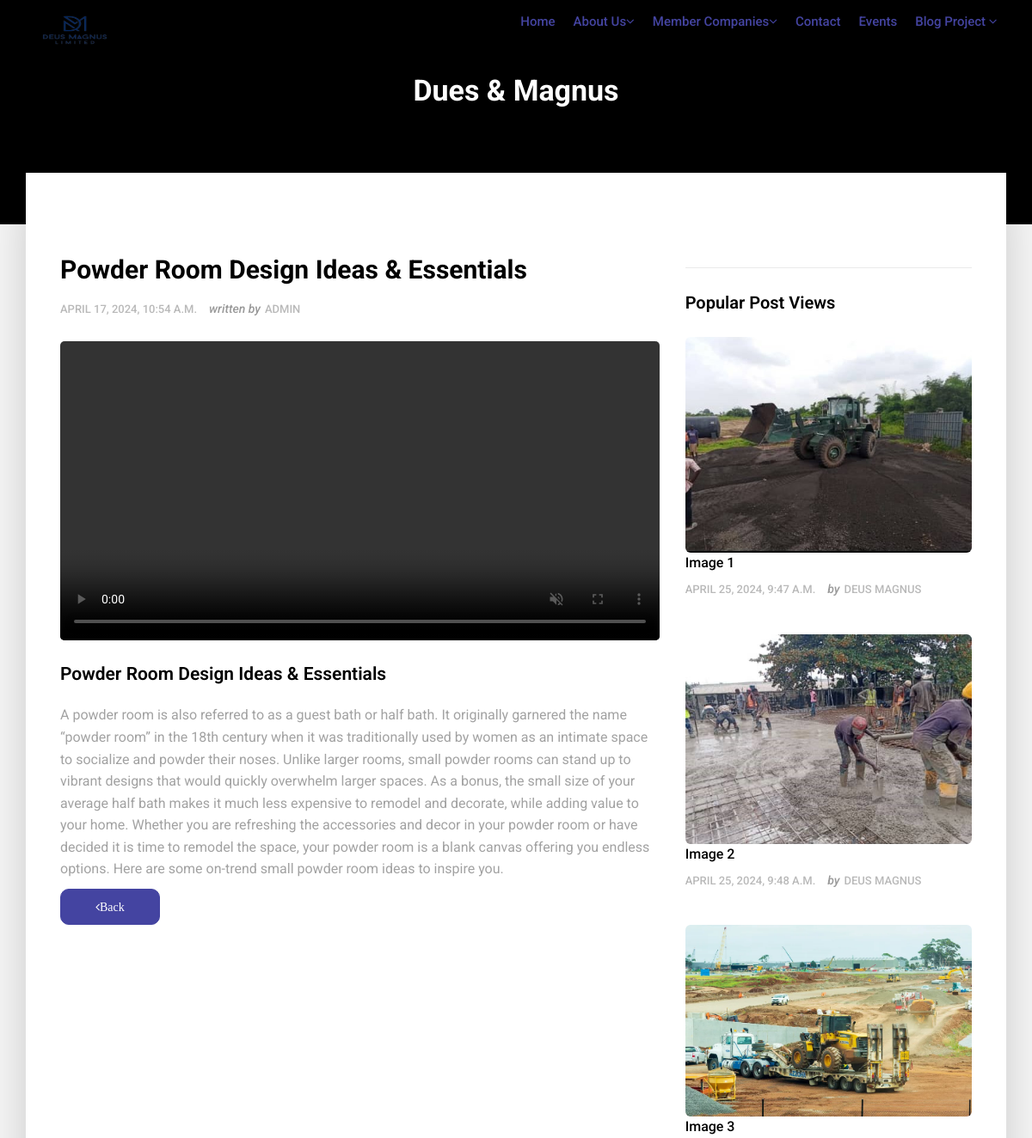
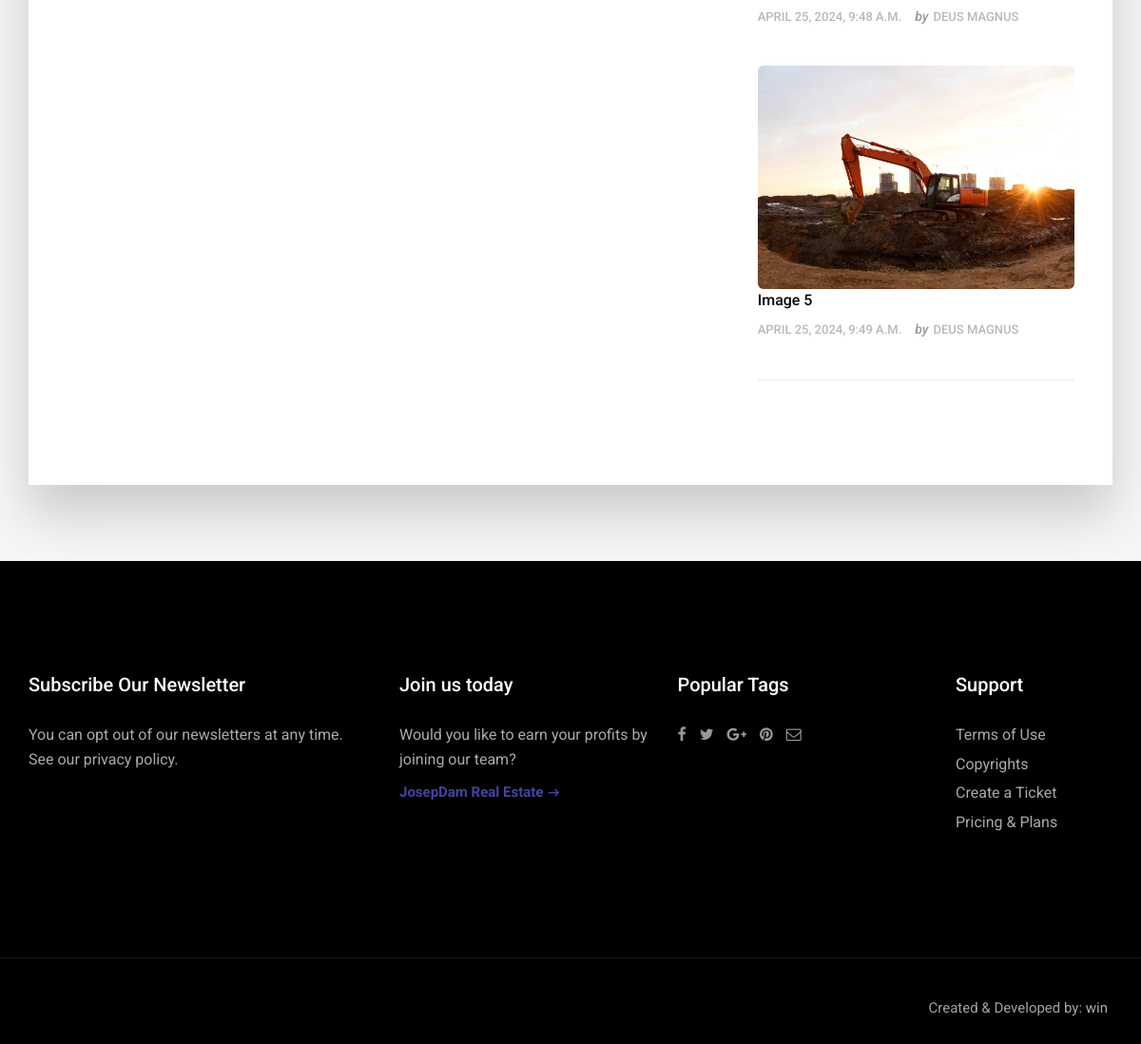
Screenshot of /article/2/ with the database file from the repository (2 pictures, top to bottom).
### deus_magnus/models.py (models this page shows, shortened)
class DeusMagnusMainPost(models.Model):
    deus_magnus_title = models.CharField(max_length=255, blank=True, null=True)
    deus_magnus_description = models.TextField()
    deus_magnus_slug = models.SlugField (max_length=255,blank=True, null=True)
    deus_manus_video = models.FileField(upload_to='videos/')
    deus_magnus_publish_date = models.DateTimeField (auto_now_add= True)
    deus_magnus_author = models.ForeignKey(User, on_delete=models.CASCADE)
    class Meta:
        ordering =['-deus_magnus_publish_date']

class VideoSubImage(models.Model):
    video_sub_title = models.CharField(max_length=200, blank=True, null=True)
    video_sub_description = models.TextField()
    video_sub_slug = models.SlugField (max_length=255,blank=True, null=True)
    video_sub_image = models.ImageField(upload_to='video_sub_images/')
    video_sub_publish_date = models.DateTimeField (auto_now_add= True)
    video_sub_author = models.ForeignKey(User, on_delete=models.CASCADE)
    class Meta:
        ordering =['video_sub_publish_date']

### deus_magnus/views.py (the view, shortened to what this page needs)
# urls.py: path('article/<int:pk>/', ArticleDetailView.as_view(), name="detail"),
class ArticleDetailView(DetailView):
    model = DeusMagnusMainPost
    template_name = 'deus_magnus/article_detail.html'
    def get_context_data(self, **kwargs):
        context = super().get_context_data(**kwargs)
        context['sub_v_imgs'] = VideoSubImage.objects.all()
        return context

### templates/deus_magnus/article_detail.html (shortened to what this page needs)
{% extends "base.html" %}
{% load static %}
{% block content%}
<section class="section db p120">
    <div class="container">
        <div class="row">
            <div class="col-md-12">
                <div class="tagline-message page-title text-center">
                    <h3>Dues & Magnus</h3>
                </div>
            </div>
        </div>
    </div>
</section>
<section class="section gb nopadtop">
    <div class="container">
        <div class="boxed">
            <div class="row">
                <div class="col-md-8">
                    <div class="content blog-list">
                        <div class="blog-wrapper clearfix">
                            <div class="blog-meta">
                                <h3>{{ object.deus_magnus_title }}</h3>
                                <ul class="list-inline">
                                    <li>{{ object.deus_magnus_publish_date }}</li>
                                    <li><span>written by</span>{{ object.deus_magnus_author }}</li>
                                </ul>
                            </div>
                            <div class="blog-media">
                                <video autoplay muted playsinline loop width="100%"style="border-radius: 5px;" controls >
                                    <source src="{{ object.deus_manus_video.url }}" type="video/mp4">
                                </video>
                            </div>
                            <div class="blog-desc-big">
                                <p class="lead">{{ object.deus_magnus_title }}</p>
                                <p>{{ object.deus_magnus_description }}</p>
                            </div>
                        </div>
                        <div class="btn-wrapper">
                            <a href="{% url 'home' %}" class="btn btn-primary"style="border-radius: 10px;"><i class="fa fa-angle-left">Back</i></a>
                        </div>
                    </div>
                </div>
                <div class="sidebar col-md-4">
                    <div class="widget clearfix">
                    </div>
                    <div class="widget clearfix">
                        <h3 class="widget-title">Popular Post Views</h3>
                            <div class="post-widget">
                                {% for sub_v_img in sub_v_imgs %}
                                <div class="media">
                                    <a href="{% url 'sub_video_img_detail' pk=sub_v_img.pk %}">
                                    <img src="{{ sub_v_img.video_sub_image.url }}"height="20px" alt="" class="img-responsive alignleft img-rounded">
                                    </a>
                                    <div class="media-body">
                                        <h5 class="mt-0"><a href="{% url 'sub_video_img_detail' pk=sub_v_img.pk %}">{{ sub_v_img.video_sub_title }}</a></h5>
                                        <div class="blog-meta">
                                            <ul class="list-inline">
                                                <li>{{ sub_v_img.video_sub_publish_date }}</li>
                                                <li><span>by</span>Deus Magnus</li>
                                            </ul>
                                        </div>
                                    </div>
                                </div>
                                {% endfor %}
                            </div>
                    </div>
                </div>
            </div>
        </div>
    </div>
</section>
{% endblock %}

### static/css/style.css (style rules this page uses)
body { background-color: #f6f6f6; line-height: 1.6; font-size: 16px; color: #a2a2a2; }
body, p, li, a { font-family: 'Roboto', sans-serif; }
.course-details h4 a, .readmore, .testimonial strong, h1, h2, h3, h4, h5, h6 { color: #000; }
h1, h2, h3, h4, h5, h6 { line-height: 1.5; }
.cop-logo img, a { color: #000; text-decoration: none !important; -webkit-transition: all ease 0.3s; -moz-transition: all ease 0.3s; transition: all ease 0.3s; }
.page-title h3 { margin-bottom: 10px !important; }
.boxed { box-shadow: 0 30px 50px 0 rgba(1, 1, 1, 0.18); padding: 8rem 4rem 8rem; background-color: #ffffff; margin-top: -60px; }
.section { background-color: #ffffff; padding: 8rem 0; position: relative; display: block; }
.section.gb { background-color: #f6f6f6; }
.section.db { background-color: #000000; }
.nopadtop { padding-top: 0 !important; }
.sidebar .widget { margin-bottom: 30px; padding-bottom: 30px; border-bottom: 1px solid #eaeaea; }
.sidebar .widget-title { font-weight: 600; color: #000000; }
.sidebar .alignleft { float: left; margin-right: 20px; }
.sidebar .mt-0 { font-size: 16px; padding: 0; margin-bottom: 5px; margin-top: 0; }
.sidebar .media { display: block; margin-bottom: 30px; }
.sidebar .media:last-child { margin-bottom: 0; }
.blog-list { padding-bottom: 30px; margin-bottom: 30px; }
.blog-meta .list-inline li span { font-style: italic; color: #999; text-transform: none; letter-spacing: 0; font-size: 14px; padding-right: 5px; }
.blog-meta h3 { padding: 0; margin: 10px 0; font-size: 30px; font-weight: 700; }
.blog-meta small, .blog-meta .list-inline li, .blog-meta .list-inline li a { font-size: 13px; font-weight: 500; text-transform: uppercase; color: #000; }
.blog-meta .list-inline li { color: #b9b9b9; letter-spacing: 0; }
.blog-media { display: block; margin: 25px 0; }
.blog-desc-big .lead { color: #000000; font-weight: 600; }
.p120 { padding-bottom: 120px !important; }
.tagline-message h3 { padding: 0; font-size: 34px; margin: 0; color: #ffffff; font-weight: bold; }
.widget-title { color: #ffffff; font-size: 20px; padding: 0 0 30px; margin: 0; line-height: 1; }
.btn { border-radius: 0; font-size: 14px; border: 1px solid #fff; font-weight: bold; color: #ffffff !important; padding: 13px 40px; text-transform: capitalize; }
.cb, .box .event-desc small, .pagination a, .pagination>.active>a, .pagination>.active>a:focus, .pagination>.active>a:hover, .pagination>.active>span, .pagination>.active>span:focus, .pagination>.active>span:hover, .tags-widget a, .owl-theme-01 .owl-nav [class*="owl-"]:hover, .yamm .dropdown-menu li:hover .menu-button, .yamm .dropdown-menu li .menu-button, mark, .bgcolor1, .image-wrap:before, .image-wrap:after, .btn-primary { border-color: #4444A1; background-color: #4444A1; box-shadow: inset 0 0 0 0 #4444A1; -webkit-transition: all ease 0.5s; -moz-transition: all ease 0.5s; transition: all ease 0.5s; }

### rows the page displays
DeusMagnusMainPost: deus_magnus_title "Powder Room Design Ideas & Essentials", deus_magnus_publish_date "APRIL 17, 2024, 10:54 A.M.", deus_magnus_author "ADMIN", deus_magnus_description "A powder room is also referred to as a guest bath or half bath. It originally garnered the name “powder room” in the 18th century when it was traditionally used by women as an intimate space to socialize and powder their noses. Unlike larger rooms, small powder rooms can stand up to vibrant designs that would quickly overwhelm larger spaces. As a bonus, the small size of your average half bath makes it much less expensive to remodel and decorate, while adding value to your home. Whether you are refreshing the accessories and decor in your powder room or have decided it is time to remodel the space, your powder room is a blank canvas offering you endless options. Here are some on-trend small…"
VideoSubImage: video_sub_image (picture), video_sub_title "Image 1", video_sub_publish_date "APRIL 25, 2024, 9:47 A.M."
VideoSubImage: video_sub_image (picture), video_sub_title "Image 2", video_sub_publish_date "APRIL 25, 2024, 9:48 A.M."
VideoSubImage: video_sub_image (picture), video_sub_title "Image 3", video_sub_publish_date "APRIL 25, 2024, 9:48 A.M."
VideoSubImage: video_sub_image (picture), video_sub_title "Image 5", video_sub_publish_date "APRIL 25, 2024, 9:49 A.M."
